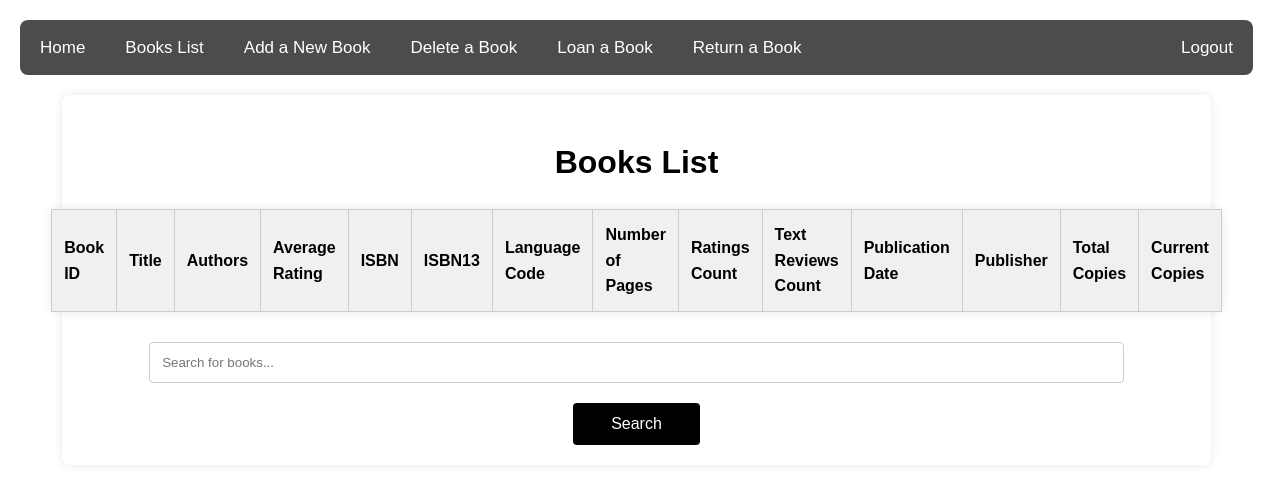
Page /books_list (signed in) on the earlier database version.
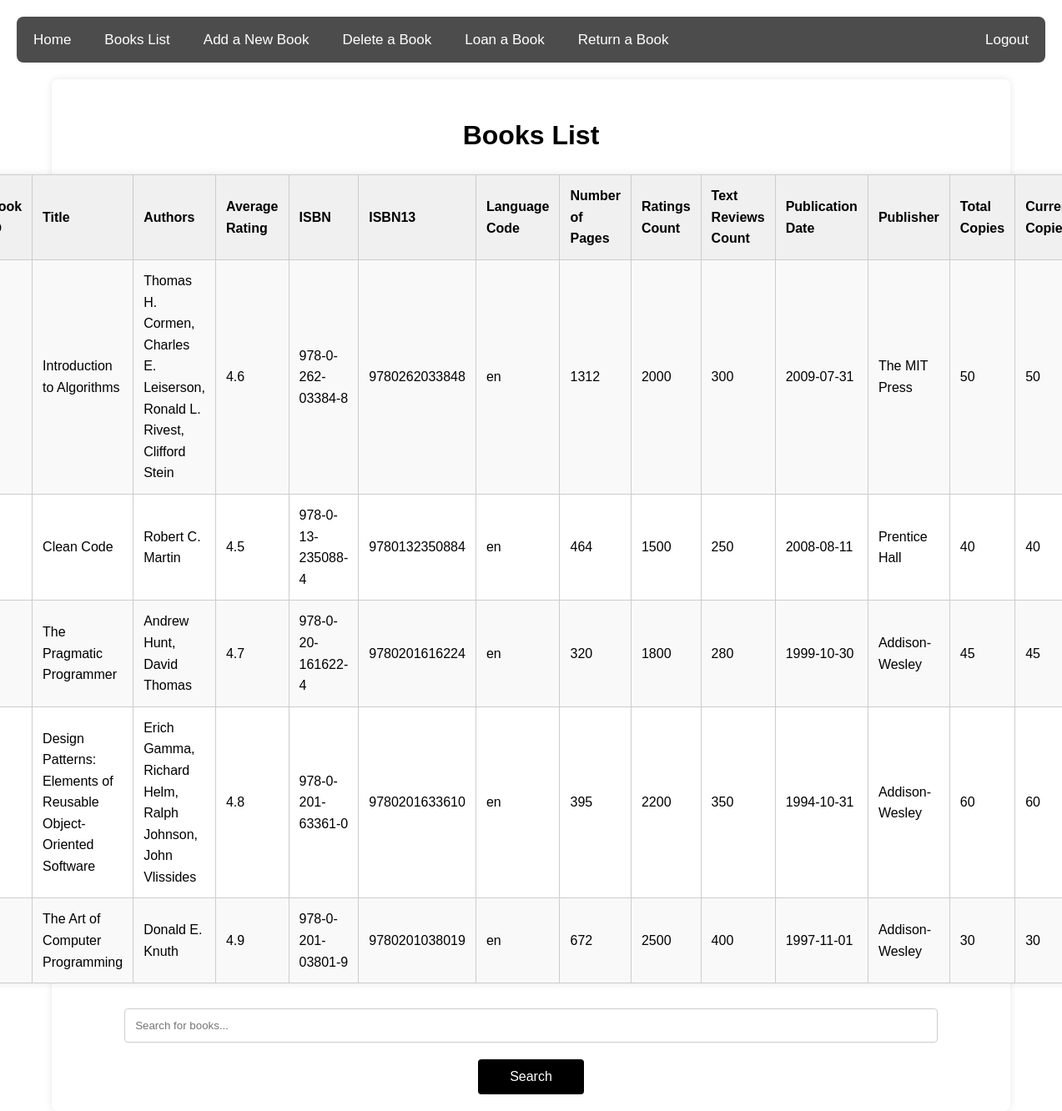
Same page on the later database version.
### app.py (models this page shows, shortened)
class Books(db.Model):
    bookID = db.Column(db.String(250), primary_key=True, nullable=False)
    title = db.Column(db.String(250), nullable=False)
    authors = db.Column(db.String(250))
    average_rating = db.Column(db.String(250))
    isbn = db.Column(db.String(250))
    isbn13 = db.Column(db.String(250))
    language_code = db.Column(db.String(250))
    num_pages = db.Column(db.Integer)
    ratings_count = db.Column(db.Integer)
    text_reviews_count = db.Column(db.Integer)
    publication_date = db.Column(db.String(250))
    publisher = db.Column(db.String(250))
    no_of_copies_total = db.Column(db.Integer)
    no_of_copies_current = db.Column(db.Integer)

### app.py (the view)
@app.route('/books_list')
@login_required
def books_list():
    books = Books.query.all()
    return render_template('books_list.html', books=books)

### app.py (called while the page is built)
@login_manager.user_loader
def load_user(user_id):
    return User.query.get(int(user_id))

### templates/books_list.html (shortened to what this page needs)
<!DOCTYPE html>
<html lang="en">
<head>
    <link rel="stylesheet" href="/static/css/styles.css">
</head>
<body>
   <nav>
    <div class="left-links">
        <a href="home">Home</a>
        <a href="books_list">Books List</a>
        {% if session['is_admin'] == 1 %}
            <a href="add_book">Add a New Book</a>
            <a href="delete_book">Delete a Book</a>
        {% endif %}
        <a href="loan_book">Loan a Book</a>
        <a href="return_book">Return a Book</a>
    </div>
    <a href="logout" class="right-link">Logout</a>
</nav>
    <form action="{{ url_for('search') }}" method="get">
        <h1>Books List</h1>
    <table title="Book List">
        <tr>
            <th>Book ID</th>
            <th>Title</th>
            <th>Authors</th>
            <th>Average Rating</th>
            <th>ISBN</th>
            <th>ISBN13</th>
            <th>Language Code</th>
            <th>Number of Pages</th>
            <th>Ratings Count</th>
            <th>Text Reviews Count</th>
            <th>Publication Date</th>
            <th>Publisher</th>
            <th>Total Copies</th>
            <th>Current Copies</th>
        </tr>
        {% for book in books %}
        <tr>
            <td>{{ book.bookID }}</td>
            <td>{{ book.title }}</td>
            <td>{{ book.authors }}</td>
            <td>{{ book.average_rating }}</td>
            <td>{{ book.isbn }}</td>
            <td>{{ book.isbn13 }}</td>
            <td>{{ book.language_code }}</td>
            <td>{{ book.num_pages }}</td>
            <td>{{ book.ratings_count }}</td>
            <td>{{ book.text_reviews_count }}</td>
            <td>{{ book.publication_date }}</td>
            <td>{{ book.publisher }}</td>
            <td>{{ book.no_of_copies_total }}</td>
            <td>{{ book.no_of_copies_current }}</td>
        </tr>
        {% endfor %}
    </table>
        <input type="text" name="query" placeholder="Search for books..." value="{{ request.args.get('query', '') }}">
        <button type="submit">Search</button>
    </form>
</body>
</html>

### static/css/styles.css (style rules this page uses)
html, body { height: 100%; margin: 0; }
body { font-family: Arial, sans-serif; background-image: url('/static/images/library.jpg'); background-size: cover; background-position: center; background-repeat: no-repeat; background-attachment: fixed; color: #000; padding: 20px; line-height: 1.6; overflow-x: hidden; }
nav { background-color: rgba(0, 0, 0, 0.7); overflow: hidden; border-radius: 8px; margin-bottom: 20px; }
nav a { float: left; display: block; color: white; text-align: center; padding: 14px 20px; text-decoration: none; font-size: 17px; transition: background-color 0.3s ease; }
nav .right-link { float: right; display: block; color: white; text-align: center; padding: 14px 20px; text-decoration: none; font-size: 17px; transition: background-color 0.3s ease; }
h1 { color: #000; text-align: center; }
form { background-color: rgba(255, 255, 255, 0.9); padding: 20px; margin-bottom: 20px; border-radius: 8px; box-shadow: 0 0 10px rgba(0, 0, 0, 0.1); max-width: 90%; align-items: center; display: flex; flex-direction: column; margin-left: auto; margin-right: auto; }
input[type="text"], input[type="number"], input[type="date"], input[type="password"] { margin: 10px 0; margin-bottom: 20px; padding: 12px; width: calc(90% - 24px); box-sizing: border-box; border: 1px solid #ccc; border-radius: 4px; background-color: #fff; color: #000; }
button { padding: 12px; background-color: #000; color: white; border: none; border-radius: 4px; cursor: pointer; font-size: 16px; transition: background-color 0.3s ease; width: 10vw; }
table { width: 100%; border-collapse: collapse; margin-bottom: 20px; background-color: #fff; border-radius: 8px; box-shadow: 0 0 10px rgba(0, 0, 0, 0.1); color: #000; }
table, th, td { border: 1px solid #ccc; }
th, td { padding: 12px; text-align: left; }
th { background-color: #f0f0f0; }
tr:nth-child(even) { background-color: #f9f9f9; }

Differences in the rows shown:
added Books: title "Introduction to Algorithms", authors "Thomas H. Cormen, Charles E. Leiserson, Ronald L. Rivest, Clifford Stein", average_rating "4.6", isbn "978-0-262-03384-8", isbn13 "9780262033848", language_code "en", num_pages "1312", ratings_count "2000", text_reviews_count "300", publication_date "2009-07-31", publisher "The MIT Press", no_of_copies_total "50", no_of_copies_current "50"
added Books: title "Clean Code", authors "Robert C. Martin", average_rating "4.5", isbn "978-0-13-235088-4", isbn13 "9780132350884", language_code "en", num_pages "464", ratings_count "1500", text_reviews_count "250", publication_date "2008-08-11", publisher "Prentice Hall", no_of_copies_total "40", no_of_copies_current "40"
added Books: title "The Pragmatic Programmer", authors "Andrew Hunt, David Thomas", average_rating "4.7", isbn "978-0-20-161622-4", isbn13 "9780201616224", language_code "en", num_pages "320", ratings_count "1800", text_reviews_count "280", publication_date "1999-10-30", publisher "Addison-Wesley", no_of_copies_total "45", no_of_copies_current "45"
added Books: title "Design Patterns: Elements of Reusable Object-Oriented Software", authors "Erich Gamma, Richard Helm, Ralph Johnson, John Vlissides", average_rating "4.8", isbn "978-0-201-63361-0", isbn13 "9780201633610", language_code "en", num_pages "395", ratings_count "2200", text_reviews_count "350", publication_date "1994-10-31", publisher "Addison-Wesley", no_of_copies_total "60", no_of_copies_current "60"
added Books: title "The Art of Computer Programming", authors "Donald E. Knuth", average_rating "4.9", isbn "978-0-201-03801-9", isbn13 "9780201038019", language_code "en", num_pages "672", ratings_count "2500", text_reviews_count "400", publication_date "1997-11-01", publisher "Addison-Wesley", no_of_copies_total "30", no_of_copies_current "30"
